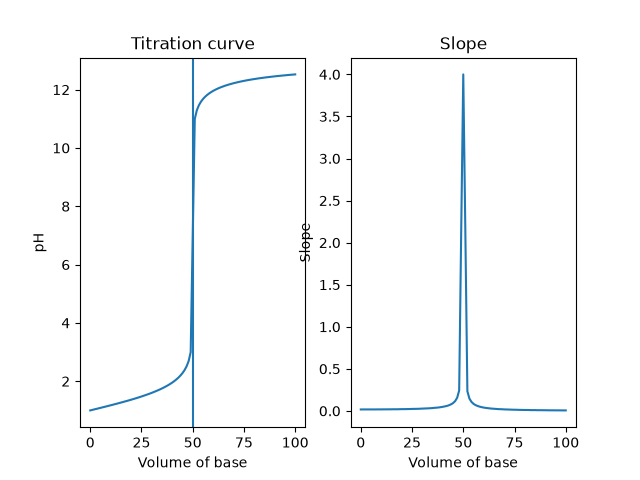

Recreate this plot in Python.
"""
PW2 Lab B Part 5 (bonus) -- find a titration's equivalence point.

titration.csv holds a titration curve: pH versus the volume of base added.
The equivalence point is the volume where the pH changes fastest (the steep
jump). Numerically, that is where the SLOPE of the pH curve is largest.
Run:  python titration.py
"""
import numpy as np
import matplotlib.pyplot as plt

# TODO 1: read titration.csv (columns volume_base, pH) into arrays V, pH.

data=np.loadtxt("titration.csv", delimiter=",", skiprows=1)
V=data[:, 0]
pH=data[:, 1]

# TODO 2: compute the slope of the pH curve with np.gradient(pH, V), and find
#         the volume where that slope is largest (np.argmax). That is the
#         equivalence point. Print it.

slope=np.gradient(pH, V)
i=np.argmax(slope)
equivalence=V[i]
print("Equivalence point:", equivalence)

# TODO 3: make two plots side by side: (left) pH vs volume with a line at the
#         equivalence point; (right) the slope vs volume, showing it peaks
#         at the equivalence point. Save as titration.png.

fig, ax = plt.subplots(1, 2)
ax[0].plot(V, pH)
ax[0].axvline(equivalence)
ax[0].set_title("Titration curve")
ax[0].set_xlabel("Volume of base")
ax[0].set_ylabel("pH")
ax[1].plot(V, slope)
ax[1].set_title("Slope")
ax[1].set_xlabel("Volume of base")
ax[1].set_ylabel("Slope")

plt.savefig("titration.png")
